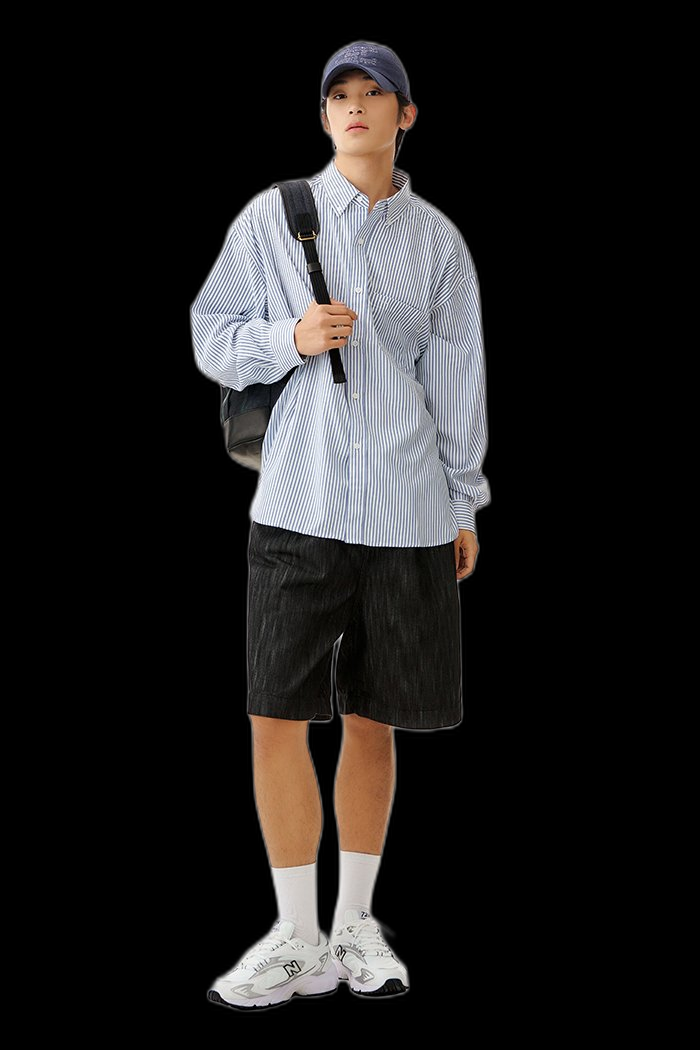
#> input picture CJONS/05_EDA_TRAIN_API/query2.png, 700 x 1050 px, given in place of sports_009.jpg, which was not available
$ jupyter execute --allow-errors ExtractColorREMBG.ipynb   (text cells are left out)
#> lines starting #> are read from the running program, lines starting #| are printed output that depends on the picture; after the words box and inside, x2 and y2 are one past the last pixel; in counts of white or black regions, pixels touching at a corner belong together; pictures that were not available may be replaced by others from this repository, and a replacement may not be noted
[cell 1]
import sys
print(sys.version)

#> (a cell that did not finish here is left out)

[cell 3]
import extcolors
import numpy as np
import tensorflow as tf
import matplotlib.pyplot as plt
import random
import cv2
from PIL import Image, ImageFile
import io

[cell 4]
img = cv2.imread("sports_009.jpg")
#> img is the input picture: shape (1050, 700, 3); mean B, G, R 30.2, 30.4, 31.9
gray = cv2.cvtColor(img, cv2.COLOR_BGR2GRAY)
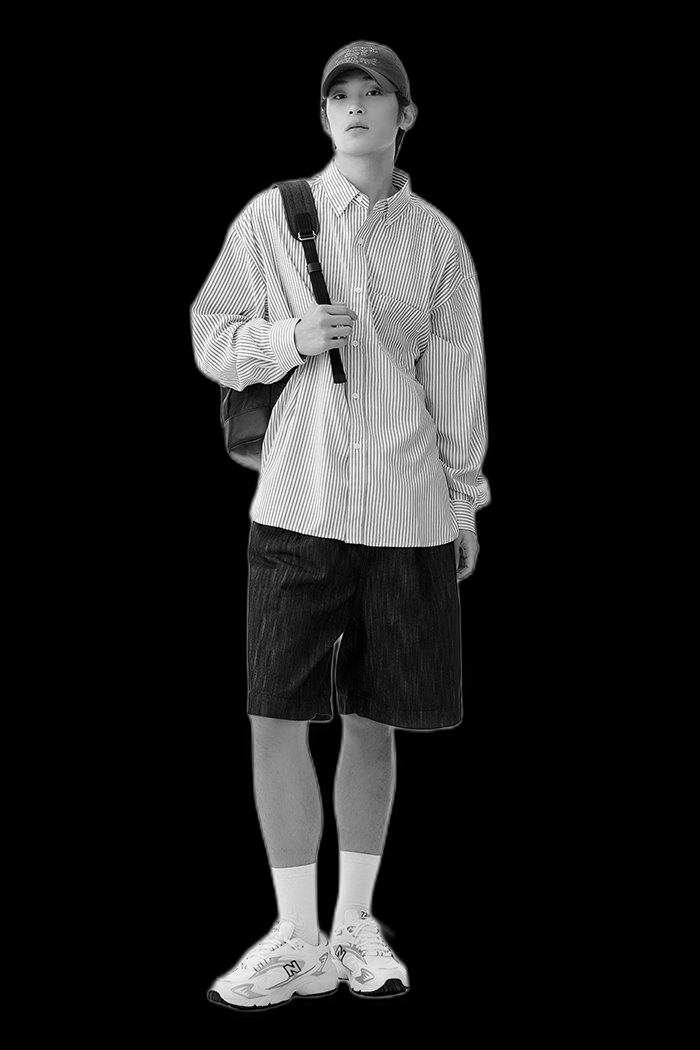
#> gray: shape (1050, 700); min 0, max 255, mean 30.8
mask = cv2.threshold(gray, 250, 255, cv2.THRESH_BINARY)[1]
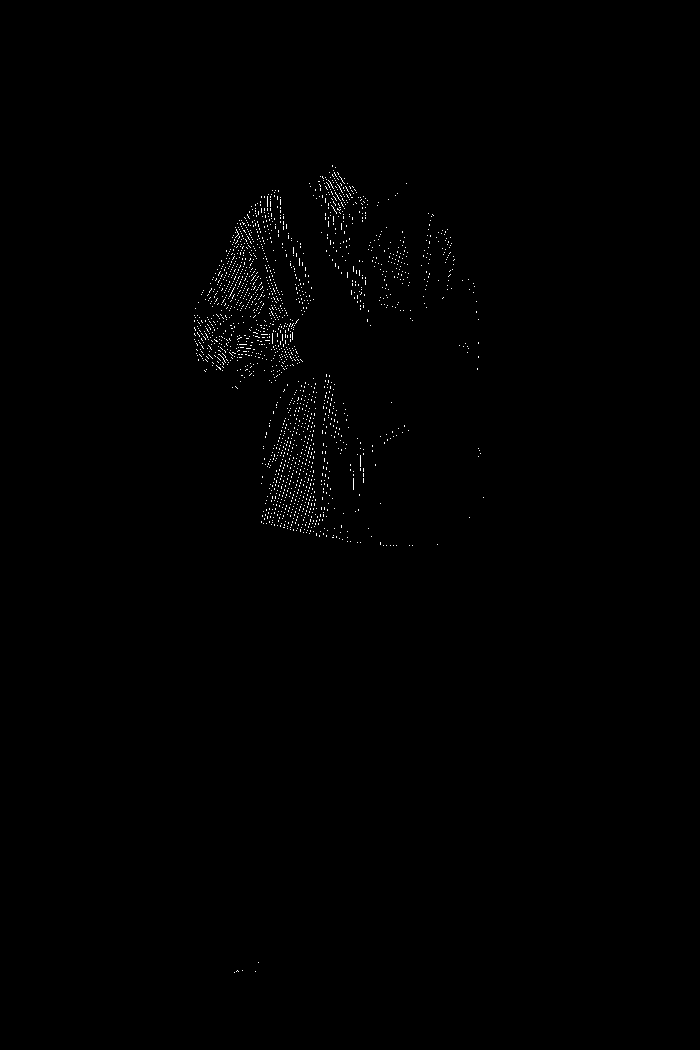
#> mask: shape (1050, 700); 0.43% white in thin lines or dots, all inside (x1, y1, x2, y2) = (194, 165, 484, 973)

mask = 255 - mask

kernel = np.ones((3,3), np.uint8)
mask = cv2.morphologyEx(mask, cv2.MORPH_OPEN, kernel)
#> mask: shape (1050, 700); 99.1% white; 837 black regions (796 under 20 px), largest, box (x1, y1, x2, y2) and area: (212, 214, 265, 311) 1032, (320, 172, 357, 222) 584, (194, 317, 225, 357) 317
mask = cv2.morphologyEx(mask, cv2.MORPH_CLOSE, kernel)
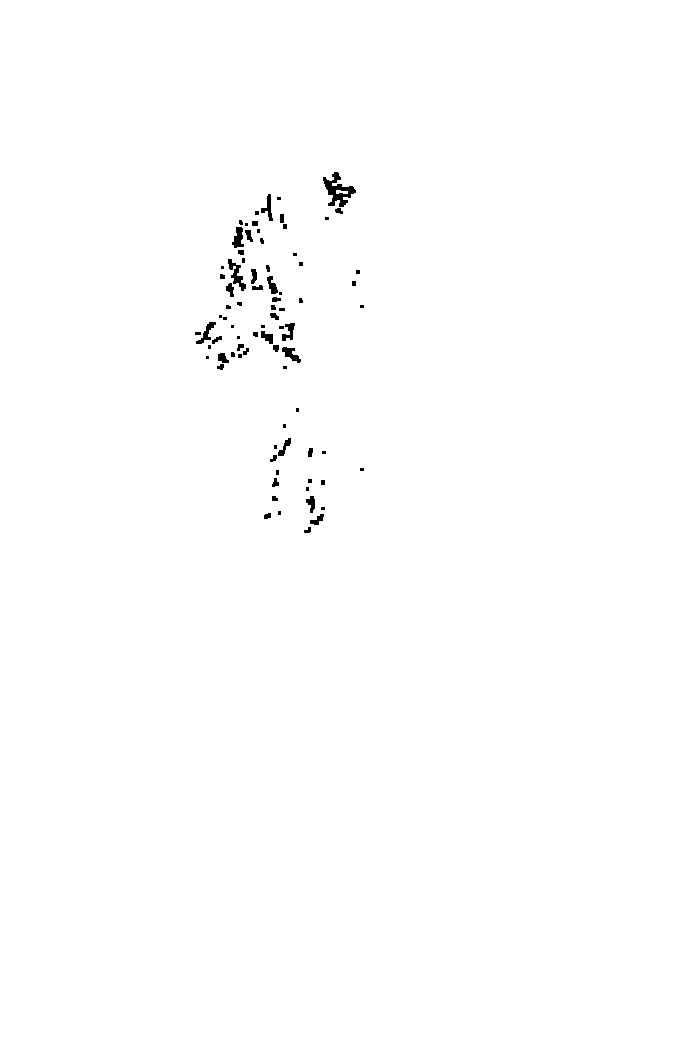
#> mask: shape (1050, 700); 99.5% white; 81 black regions (39 under 20 px), largest, box (x1, y1, x2, y2) and area: (323, 172, 356, 207) 485, (228, 259, 246, 291) 215, (232, 227, 244, 248) 158

mask = cv2.GaussianBlur(mask, (0,0),  sigmaX=2, sigmaY=2, borderType = cv2.BORDER_DEFAULT)

mask = (2*(mask.astype(np.float32))-255.0).clip(0,255).astype(np.uint8)

result = img.copy()
result = cv2.cvtColor(result, cv2.COLOR_BGR2BGRA)
result[:, :, 3] = mask
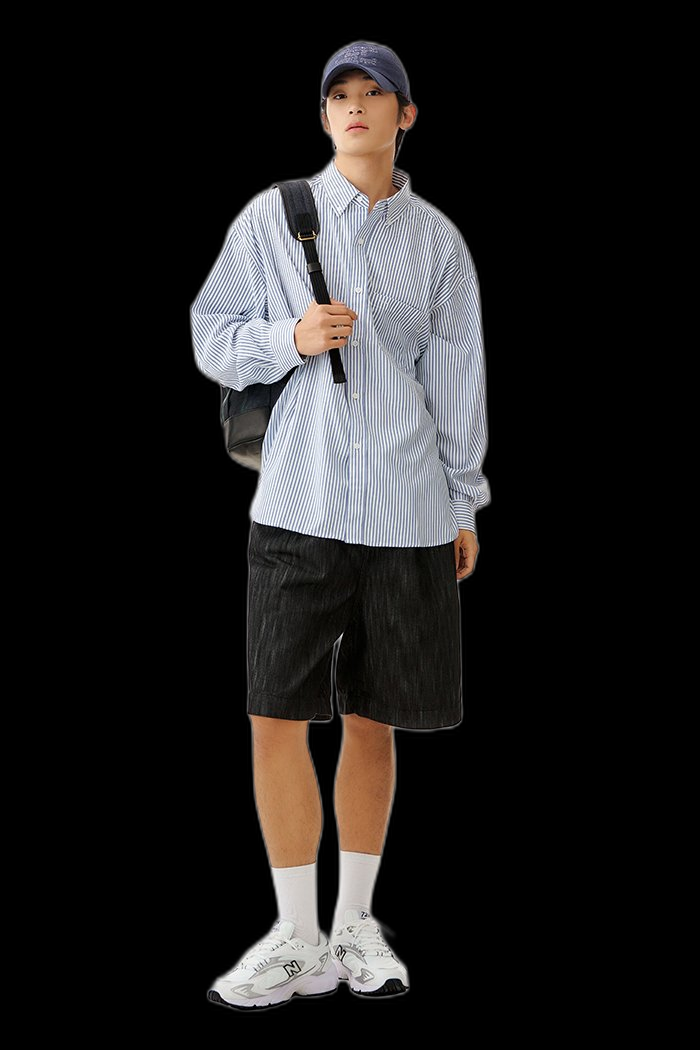
#> result: shape (1050, 700, 4); mean B, G, R, A 30.2, 30.4, 31.9, 252.9

cv2.imwrite('sports_new_009.png', result)
#> Out = True

[cell 5]
from pymatting import cutout

[cell 6]
from rembg.bg import remove

[cell 7]
def show_rembg(i_path, o_path):
    # fig = plt.figure(figsize=(10, 10))

    # fig.add_subplot(1,2,1)
    orig_img = Image.open(i_path)
    # plt.imshow(orig_img)

    output = remove(orig_img)
    # fig.add_subplot(1,2,2)
    # plt.imshow(output)
    output.save(o_path)

[cell 8]
def show_rembg2(i_path, o_path):
#> called with i_path = 'sports_009.jpg', o_path = 'sports_009_rembg.png'
    fig = plt.figure(figsize=(10, 10))

    fig.add_subplot(1,2,1)
    orig_img = Image.open(i_path)
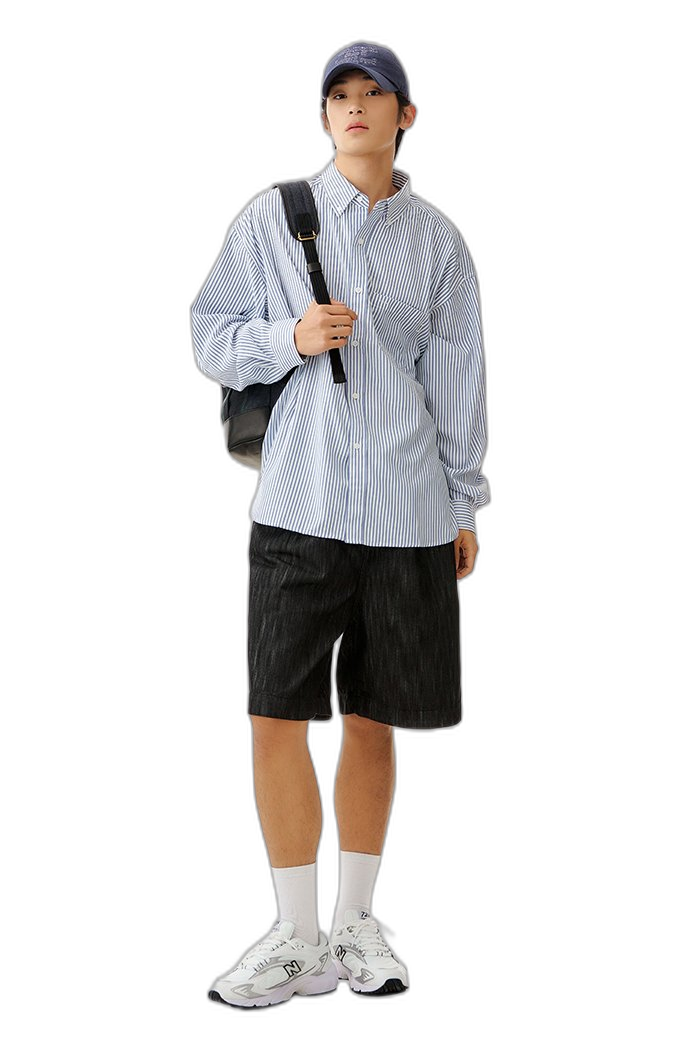
#> orig_img: PIL image 700x1050 RGBA; mean R, G, B, A 31.9, 30.4, 30.2, 59.2; transparent parts drawn white
    plt.imshow(orig_img)

    output = remove(orig_img)
    fig.add_subplot(1,2,2)
    plt.imshow(output)
    output.save(o_path)

[cell 9]
input_path = 'sports_009.jpg'
output_path = 'sports_009_rembg.png'
show_rembg2(input_path, output_path)
#> (the call stopped at in show_rembg2, `output = remove(orig_img)`: rembg is not available in this run)

[cell 10]
from colorthief import ColorThief
import matplotlib.pyplot as plt
import colorsys

#> (a cell that did not finish here is left out)

[cell 12]
img = Image.open("sports_009_rembg.png")
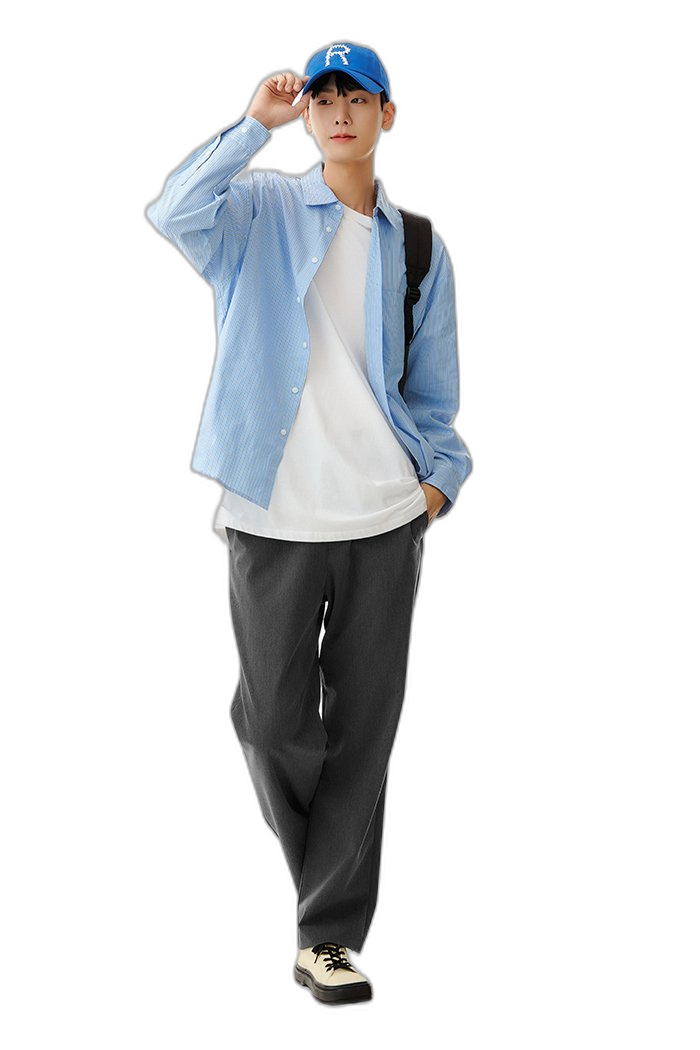
#> input picture 05_EDA_TRAIN_API/query.png, 700 x 1050 px, given in place of sports_009_rembg.png, which was not available
#> img is the input picture: PIL image 700x1050 RGBA; mean R, G, B, A 27.8, 29.3, 31.2, 57.7
#> (the rest of this cell did not finish here and is left out)

[cell 13]
from tensorflow.keras.preprocessing import image
from tensorflow.keras.applications.vgg16 import VGG16, preprocess_input
from tensorflow.keras.applications.vgg19 import VGG19
from tensorflow.keras.models import Model
from keras.layers import Dense, Dropout, Flatten
from tqdm import tqdm
from pathlib import Path

[cell 14]
class FeatureExtractor:
    def __init__(self):
        base_model = VGG16(weights='imagenet')
        print(base_model.summary())
        self.model = Model(inputs=base_model.input, outputs=base_model.get_layer('fc1').output)

    def extract(self, img):
        img = img.resize((224, 224))
        img = img.convert('RGB')
        x = image.img_to_array(img)
        x = np.expand_dims(x, axis=0)
        x = preprocess_input(x)

        feature = self.model.predict(x)[0]
        return feature / np.linalg.norm(feature)

[cell 15]
features = []
img_paths = []
categories = ['americancasual', 'casual', 'dandy', 'formal', 'sports', 'street']

#> (the rest of this cell did not finish here and is left out)

[cell 16]
for i in range(len(categories)):
    print("Category : " , categories[i])
    for j in range(2, 62):
        try:
            image_path = "./fashion_dataset/" + categories[i] + "/" + categories[i] +  "_" + str(j).zfill(3) + ".jpg"
            output_path = "./fs_dataset_rembg/" + categories[i] + "/" + categories[i] +  "_" + str(j).zfill(3) + "_rembg.png"
            show_rembg(image_path, output_path)
#> (the call stopped at in show_rembg, `output = remove(orig_img)`: rembg is not available in this run)

            img_paths.append(output_path)
            feature = fe.extract(img=Image.open(output_path))
            features.append(feature)

            feature_path = "./features/" + categories[i] + str(j).zfill(3) + ".npy"
            np.save(feature_path, feature)
        except Exception as e:
            print("예외가 발생했습니다.", e)

[cell 17]
query_input="americancasual_036.jpg"
#> query_input = 'americancasual_036.jpg'
query_output="query.png"

#> (the rest of this cell did not finish here and is left out)
